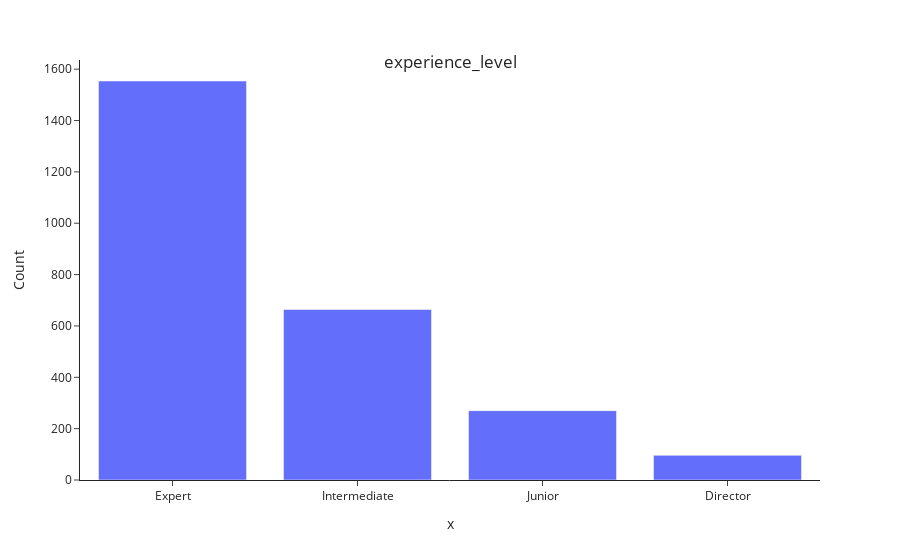
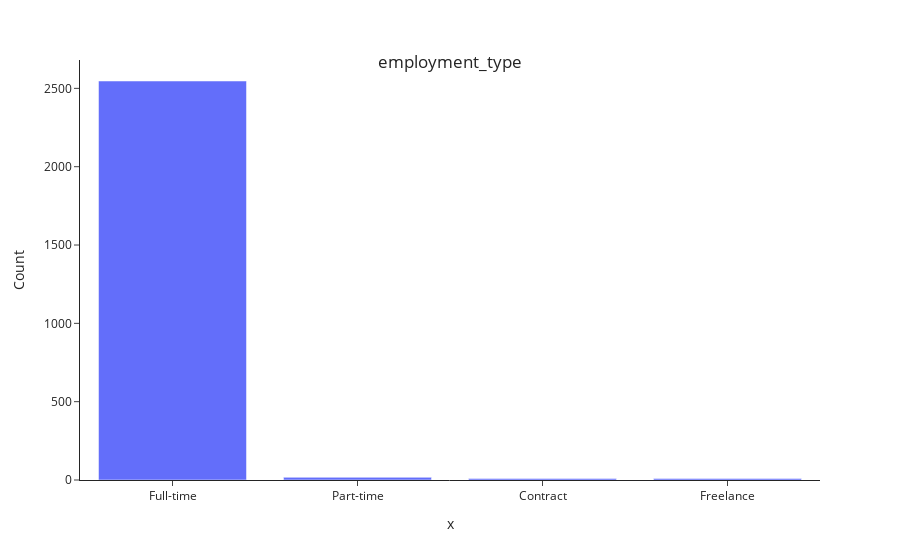
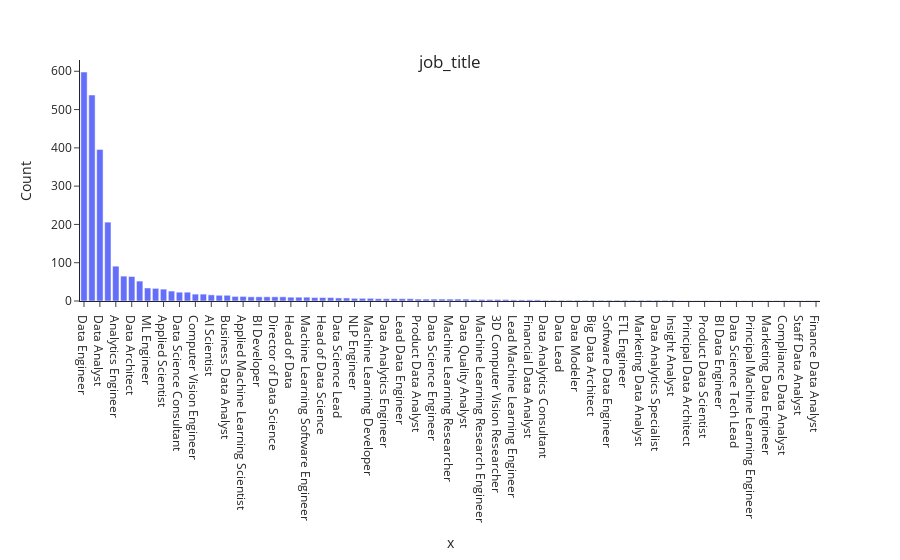
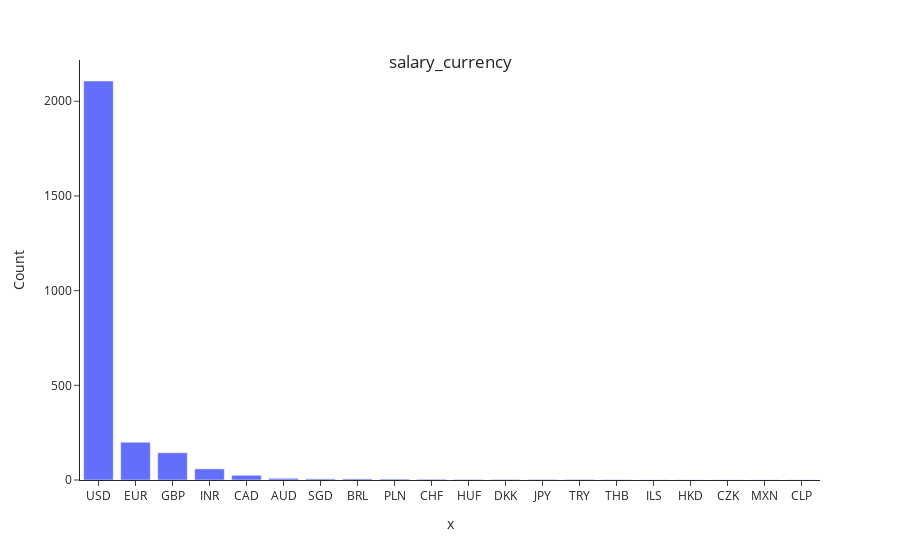

These figures' notebook cell, in order:
### Code cell
for var in df[categorical_var]:
    frequency(var)

### Figure 1 — Plotly figure (JSON) as saved in the notebook; plotly's stock layout.template omitted (floating-point values rounded to 4 significant figures)
{"data": [{"alignmentgroup": "True", "hovertemplate": "x=%{x}<br>y=%{y}<extra></extra>", "legendgroup": "", "marker": {"color": "#636efa", "pattern": {"shape": ""}}, "name": "", "offsetgroup": "", "orientation": "v", "showlegend": false, "textposition": "auto", "type": "bar", "x": ["Expert", "Intermediate", "Junior", "Director"], "xaxis": "x", "y": [1554, 664, 270, 96], "yaxis": "y"}], "layout": {"barmode": "overlay", "legend": {"tracegroupgap": 0}, "margin": {"t": 60}, "title": {"text": "experience_level", "x": 0.5, "xanchor": "center", "y": 0.9, "yanchor": "top"}, "xaxis": {"anchor": "y", "domain": [0, 1], "title": {"text": "x"}}, "yaxis": {"anchor": "x", "domain": [0, 1], "title": {"text": "Count"}}}}

### Figure 2 — Plotly figure (JSON) as saved in the notebook; plotly's stock layout.template omitted (floating-point values rounded to 4 significant figures)
{"data": [{"alignmentgroup": "True", "hovertemplate": "x=%{x}<br>y=%{y}<extra></extra>", "legendgroup": "", "marker": {"color": "#636efa", "pattern": {"shape": ""}}, "name": "", "offsetgroup": "", "orientation": "v", "showlegend": false, "textposition": "auto", "type": "bar", "x": ["Full-time", "Part-time", "Contract", "Freelance"], "xaxis": "x", "y": [2547, 17, 10, 10], "yaxis": "y"}], "layout": {"barmode": "overlay", "legend": {"tracegroupgap": 0}, "margin": {"t": 60}, "title": {"text": "employment_type", "x": 0.5, "xanchor": "center", "y": 0.9, "yanchor": "top"}, "xaxis": {"anchor": "y", "domain": [0, 1], "title": {"text": "x"}}, "yaxis": {"anchor": "x", "domain": [0, 1], "title": {"text": "Count"}}}}

### Figure 3 — Plotly figure (JSON) as saved in the notebook; plotly's stock layout.template omitted (floating-point values rounded to 4 significant figures)
{"data": [{"alignmentgroup": "True", "hovertemplate": "x=%{x}<br>y=%{y}<extra></extra>", "legendgroup": "", "marker": {"color": "#636efa", "pattern": {"shape": ""}}, "name": "", "offsetgroup": "", "orientation": "v", "showlegend": false, "textposition": "auto", "type": "bar", "x": ["Data Engineer", "Data Scientist", "Data Analyst", "Machine Learning Engineer", "Analytics Engineer", "Research Scientist", "Data Architect", "Data Science Manager", "ML Engineer", "Research Engineer", "Applied Scientist", "Machine Learning Scientist", "Data Science Consultant", "Data Manager", "Computer Vision Engineer", "Data Analytics Manager", "AI Scientist", "BI Data Analyst", "Business Data Analyst", "Data Specialist", "Applied Machine Learning Scientist", "Big Data Engineer", "BI Developer", "AI Developer", "Director of Data Science", "Machine Learning Infrastructure Engineer", "Head of Data", "Applied Data Scientist", "Machine Learning Software Engineer", "Lead Data Scientist", "Head of Data Science", "BI Analyst", "Data Science Lead", "Principal Data Scientist", "NLP Engineer", "ETL Developer", "Machine Learning Developer", "Data Infrastructure Engineer", "Data Analytics Engineer", "Data Operations Engineer", "Lead Data Engineer", "Deep Learning Engineer", "Product Data Analyst", "Cloud Database Engineer", "Data Science Engineer", "Computer Vision Software Engineer", "Machine Learning Researcher", "Lead Data Analyst", "Data Quality Analyst", "Business Intelligence Engineer", "Machine Learning Research Engineer", "MLOps Engineer", "3D Computer Vision Researcher", "Data Operations Analyst", "Lead Machine Learning Engineer", "Machine Learning Manager", "Financial Data Analyst", "Cloud Data Engineer", "Data Analytics Consultant", "Data Scientist Lead", "Data Lead", "Data Analytics Lead", "Data Modeler", "Principal Data Analyst", "Big Data Architect", "Autonomous Vehicle Technician", "Software Data Engineer", "AI Programmer", "ETL Engineer", "Principal Data Engineer", "Marketing Data Analyst", "Applied Machine Learning Engineer", "Data Analytics Specialist", "Data Strategist", "Insight Analyst", "Head of Machine Learning", "Principal Data Architect", "Staff Data Scientist", "Product Data Scientist", "Cloud Data Architect", "BI Data Engineer", "Power BI Developer", "Data Science Tech Lead", "Data Management Specialist", "Principal Machine Learning Engineer", "Manager Data Management", "Marketing Data Engineer", "Azure Data Engineer", "Compliance Data Analyst", "Deep Learning Researcher", "Staff Data Analyst", "Data DevOps Engineer", "Finance Data Analyst"], "xaxis": "x", "y": [598, 538, 396, 206, 91, 65, 64, 52, 34, 33, 31, 26, 23, 23, 18, 18, 16, 15, 15, 12, 12, 11, 11, 11, 11, 11, 10, 10, 10, 9, 9, 9, 8, 8, 7, 7, 7, 6, 6, 6, 6, 6, 5, 5, 5, 5, 5, 5, 5, 4, 4, 4, 4, 4, 3, 3, 3, 3, 2, 2, 2, 2, 2, 2, 2, 2, 2, 2, 2, 2, 2, 2, 2, 2, 2, 1, 1, 1, 1, 1, 1, 1, 1, 1, 1, 1, 1, 1, 1, 1, 1, 1, 1], "yaxis": "y"}], "layout": {"barmode": "overlay", "legend": {"tracegroupgap": 0}, "margin": {"t": 60}, "title": {"text": "job_title", "x": 0.5, "xanchor": "center", "y": 0.9, "yanchor": "top"}, "xaxis": {"anchor": "y", "domain": [0, 1], "title": {"text": "x"}}, "yaxis": {"anchor": "x", "domain": [0, 1], "title": {"text": "Count"}}}}

### Figure 4 — Plotly figure (JSON) as saved in the notebook; plotly's stock layout.template omitted (floating-point values rounded to 4 significant figures)
{"data": [{"alignmentgroup": "True", "hovertemplate": "x=%{x}<br>y=%{y}<extra></extra>", "legendgroup": "", "marker": {"color": "#636efa", "pattern": {"shape": ""}}, "name": "", "offsetgroup": "", "orientation": "v", "showlegend": false, "textposition": "auto", "type": "bar", "x": ["USD", "EUR", "GBP", "INR", "CAD", "AUD", "SGD", "BRL", "PLN", "CHF", "HUF", "DKK", "JPY", "TRY", "THB", "ILS", "HKD", "CZK", "MXN", "CLP"], "xaxis": "x", "y": [2107, 200, 144, 59, 25, 9, 6, 6, 5, 4, 3, 3, 3, 3, 2, 1, 1, 1, 1, 1], "yaxis": "y"}], "layout": {"barmode": "overlay", "legend": {"tracegroupgap": 0}, "margin": {"t": 60}, "title": {"text": "salary_currency", "x": 0.5, "xanchor": "center", "y": 0.9, "yanchor": "top"}, "xaxis": {"anchor": "y", "domain": [0, 1], "title": {"text": "x"}}, "yaxis": {"anchor": "x", "domain": [0, 1], "title": {"text": "Count"}}}}
